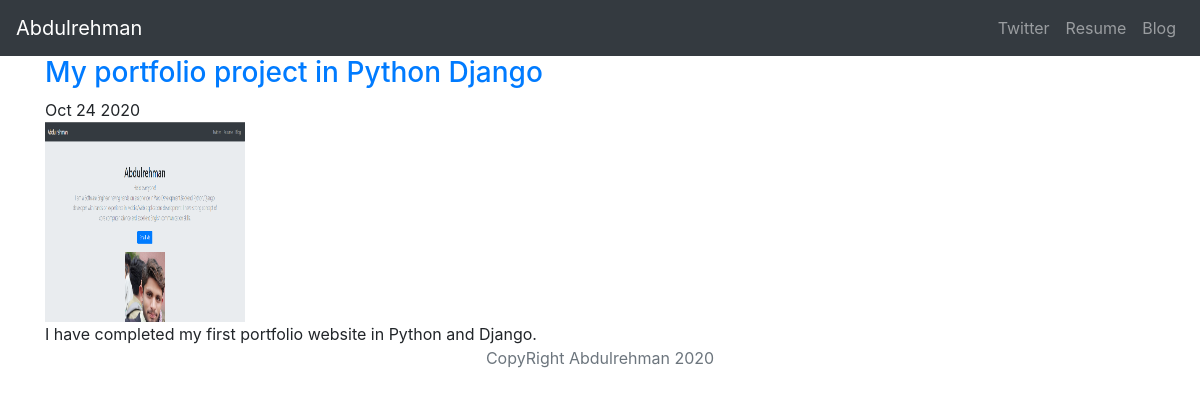
/blogs/6/, run on the app's committed database.
### blog/models.py (models this page shows, shortened)
class Blog(models.Model):
    title = models.CharField(max_length=200)
    pub_date = models.DateTimeField()
    body = models.TextField(max_length=500)
    image = models.ImageField(upload_to='images/')
    def pub_date_short(self):
        return self.pub_date.strftime('%b %e %Y')

### blog/views.py (the view)
# urls.py: path('<int:blog_id>/', views.detail, name='detail' )
def detail(request, blog_id):
    detailblog = get_object_or_404(Blog, pk=blog_id)
    return render(request, 'blog/detail.html', {'blog':detailblog})

### blog/templates/blog/detail.html (shortened to what this page needs)
<!doctype html>
<html lang="en">
  <head>
    {% load static %}
<link rel="stylesheet" href="https://cdn.jsdelivr.net/npm/bootstrap@4.5.3/dist/css/bootstrap.min.css">
  </head>
  <body>
    <header>
      <nav class="navbar navbar-expand-lg navbar-dark bg-dark">
        <a class="navbar-brand" href="{% url 'home'%}">Abdulrehman</a>
        <div class="collapse navbar-collapse" id="navbarNavAltMarkup">
          <div class="navbar-nav ml-auto">
            <a class="nav-link" href="#">Twitter</a>
            <a class="nav-link" href="{% static 'Abdulcv.pdf'%}">Resume</a>
            <a class="nav-link" href="{% url 'allblogs'%}">Blog</a>
          </div>
        </div>
      </nav>
</header>
<main role="main">
    <div class="container">
<a href="{% url 'detail' blog.id %}"><h3>{{ blog.title }}</h3></a>
{{ blog.pub_date_short }}
<br>
<img class="image-fluid" src="{{ blog.image.url }}" height="200" width="200">
<br>
{{ blog.body }}
</div>
</main>
<footer class="text-muted">
  <div class="container text-center">
      CopyRight Abdulrehman {% now "Y"%}
  </div>
</footer>
    </body>
</html>

### data on the page
Blog: title "My portfolio project in Python Django", pub_date_short "Oct 24 2020", image (picture), body "I have completed my first portfolio website in Python and Django."
